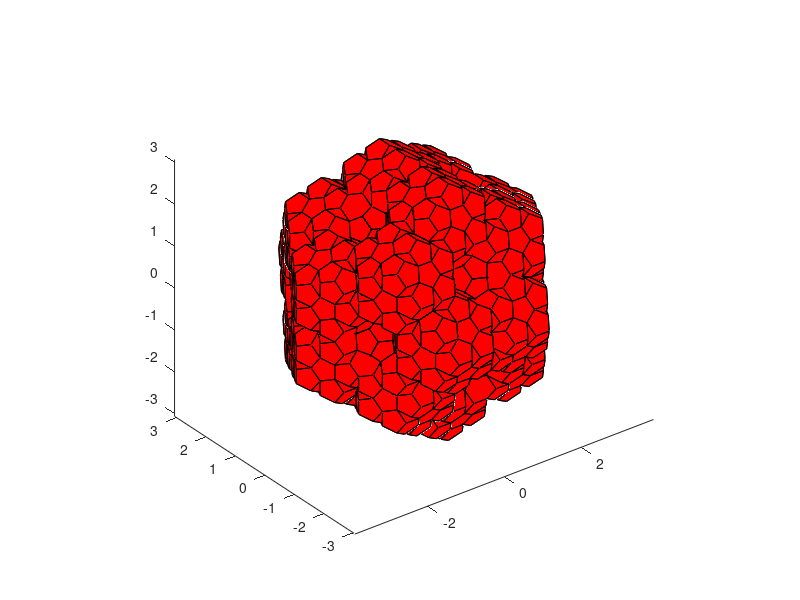

The MATLAB script that drew this image:
function dodecahedronFractal2
global count
phi=(1+sqrt(5))/2; %golden ratio
vert=[1 1 1
     1 1 -1
     1 -1 1
    1 -1 -1
    -1 1 1
    -1 1 -1
    -1 -1 1
    -1 -1 -1
    0 1/phi phi
    0 1/phi -phi
    0 -1/phi phi
    0 -1/phi -phi
    1/phi phi 0
    1/phi -phi 0
    -1/phi phi 0
    -1/phi -phi 0
    phi 0 1/phi
    phi 0 -1/phi
    -phi 0 1/phi
    -phi 0 -1/phi];
            
face=[1 13 2 18 17;
       1 9 5 15 13;
       13 15 6 10 2;
       2 10 12 4 18;
       18 17 3 14 4;
       1 9 11 3 17;
       5 9 11 7 19;
       15 5 19 20 6;
       6 20 8 12 10;
       20 19 7 16 8;
       8 12 4 14 16;
       11 7 16 14 3];
count=0;
drawFractal(vert,face,1/(2+phi),2)
%count
axis equal
view(3)   

function drawFractal(vert,face,sca,n)
global count
if n>0
   vnew=vert;
   for k=1:length(vert)
       vnew(:,1)=vert(:,1)+1.618*vert(k,1);
       vnew(:,2)=vert(:,2)+1.618*vert(k,2);
       vnew(:,3)=vert(:,3)+1.618*vert(k,3);
       if n==1
           %patch('vertices',vnew,'faces',face,'facecolor',rand(1,3));
           patch('vertices',vnew,'faces',face,'facecolor','r');
          count=count+1; 
       end
       drawFractal(vnew*sca,face,sca,n-1);
   end   
end
 
return
